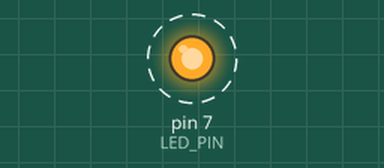
Recording of a sketch running on a simulated Arduino Uno, built with avr-gcc and run on an emulated ATmega328P. Parts: output pins drawn as LEDs (lit = HIGH). Dashed ring = blinking.

Above: at 0.4 s.
Timing chart, 0 to 4.6 s (numbered marks = the images above):
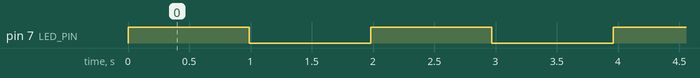

The sketch:

blink_periodic1.ino
```cpp
// Cre
#include <Arduino_FreeRTOS.h>
#define LED_PIN 7

void taskBlink(void *pvParam);

void setup()
{
  pinMode(LED_PIN, OUTPUT);
  xTaskCreate(taskBlink, "Blink", 128, NULL, 2, NULL);
}

void loop()
{
  // put your main code here, to run repeatedly:

}

void taskBlink(void *pvParam)
{
  (void) pvParam;
  for (;;)
  {
    digitalWrite(LED_PIN, HIGH);
    vTaskDelay( 1000 / portTICK_PERIOD_MS ); // wait for one second
    digitalWrite(LED_PIN, LOW);
    vTaskDelay( 1000 / portTICK_PERIOD_MS );
  }
}
```

Measured:
- by itself, pin 7 (LED_PIN): alternates HIGH for 0.99 s and LOW for 0.99 s
